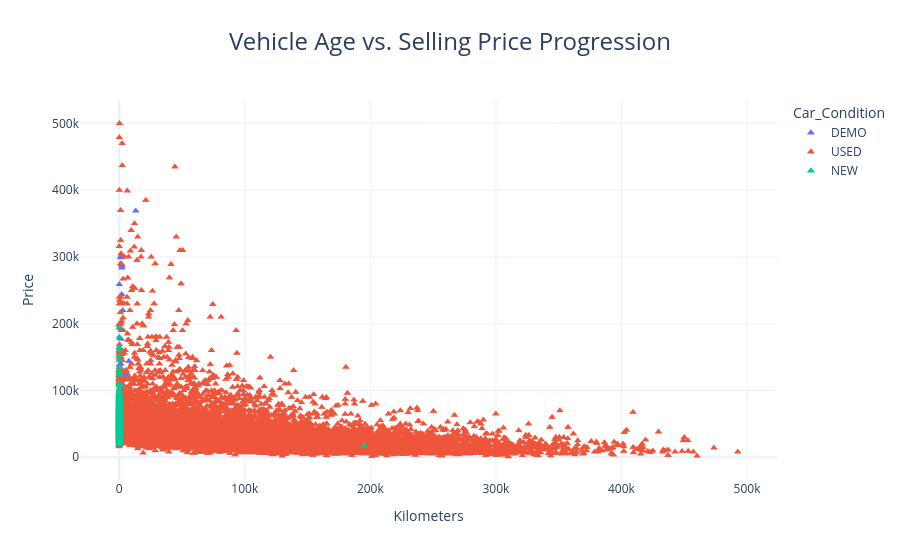

The code cell stored with this chart in its notebook:
### Code cell
fig=px.scatter(
    df,
    x="Kilometers",
    y="Price",
    color="Car_Condition",
    title="Kilometers vs Selling Price",
    template="plotly_white",
    
    )
fig.update_traces(
   marker=dict(
    symbol='triangle-up',
    size=7
   ) 
)
fig.update_layout(
    title=dict(
        text="Vehicle Age vs. Selling Price Progression",
        x=0.5,
        font=dict(size=24)
    ))

### Figure 1 — Plotly figure (JSON) as saved in the notebook; plotly's stock layout.template omitted (floating-point values rounded to 4 significant figures; data arrays with more than 128 entries replaced by an {"elided": "..."} marker saying what was removed)
{"data": [{"hovertemplate": "Car_Condition=DEMO<br>Kilometers=%{x}<br>Price=%{y}<extra></extra>", "legendgroup": "DEMO", "marker": {"color": "#636efa", "size": 7, "symbol": "triangle-up"}, "mode": "markers", "name": "DEMO", "showlegend": true, "type": "scattergl", "x": {"elided": "504 float values"}, "xaxis": "x", "y": {"elided": "504 float values"}, "yaxis": "y"}, {"hovertemplate": "Car_Condition=USED<br>Kilometers=%{x}<br>Price=%{y}<extra></extra>", "legendgroup": "USED", "marker": {"color": "#EF553B", "size": 7, "symbol": "triangle-up"}, "mode": "markers", "name": "USED", "showlegend": true, "type": "scattergl", "x": {"elided": "14948 float values"}, "xaxis": "x", "y": {"elided": "14948 float values"}, "yaxis": "y"}, {"hovertemplate": "Car_Condition=NEW<br>Kilometers=%{x}<br>Price=%{y}<extra></extra>", "legendgroup": "NEW", "marker": {"color": "#00cc96", "size": 7, "symbol": "triangle-up"}, "mode": "markers", "name": "NEW", "showlegend": true, "type": "scattergl", "x": {"elided": "627 float values"}, "xaxis": "x", "y": {"elided": "627 float values"}, "yaxis": "y"}], "layout": {"legend": {"title": {"text": "Car_Condition"}, "tracegroupgap": 0}, "title": {"font": {"size": 24}, "text": "Vehicle Age vs. Selling Price Progression", "x": 0.5}, "xaxis": {"anchor": "y", "domain": [0, 1], "title": {"text": "Kilometers"}}, "yaxis": {"anchor": "x", "domain": [0, 1], "title": {"text": "Price"}}}}
